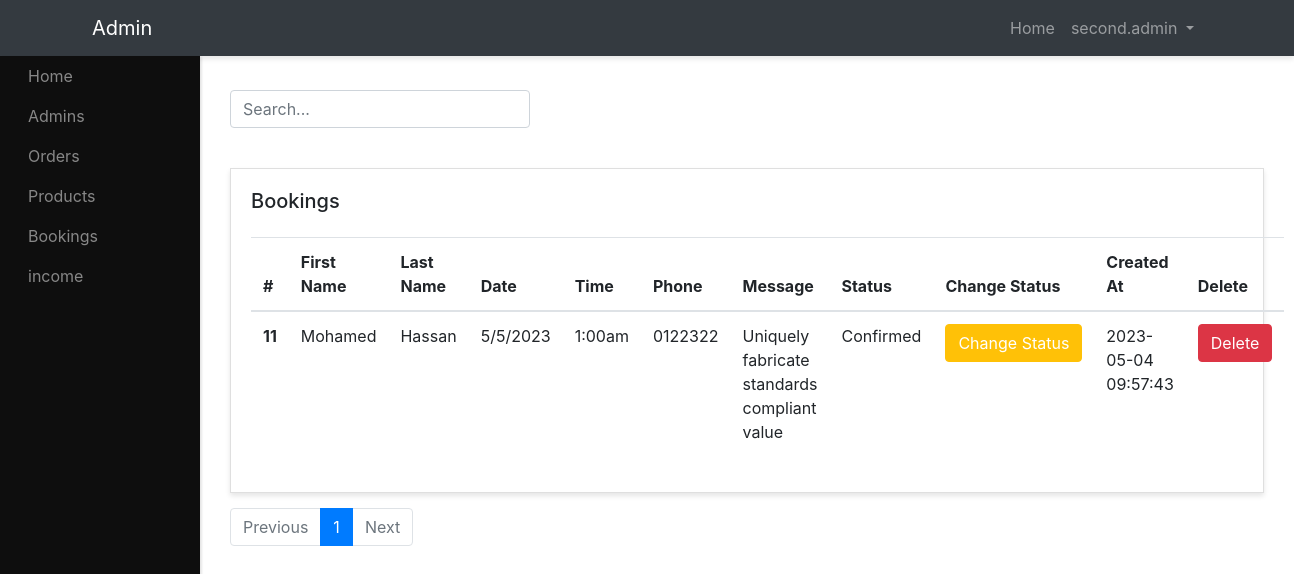
The app's page /admin-panel/bookings-admins/show-bookings.php (signed in) with its own data.
### tables this page shows
CREATE TABLE `bookings` (
  `id` int(10) NOT NULL,
  `first_name` varchar(200) NOT NULL,
  `last_name` varchar(200) NOT NULL,
  `date` varchar(200) NOT NULL,
  `time` varchar(200) NOT NULL,
  `phone` varchar(100) NOT NULL,
  `message` text NOT NULL,
  `status` varchar(200) NOT NULL DEFAULT 'Pending',
  `user_id` int(7) NOT NULL,
  `created_at` timestamp NOT NULL DEFAULT current_timestamp()
);

### admin-panel/bookings-admins/show-bookings.php (the view, shortened to what this page needs)
<?php require "../layouts/header.php"; ?>
<?php require "../../config/config.php"; ?>
<?php
  $page = isset($_GET['page']) ? (int)$_GET['page'] : 1;
  $perPage = 10;
  $offset = ($page - 1) * $perPage;
  $searchTerm = isset($_GET['search']) ? $_GET['search'] : '';
  $query = "SELECT * FROM bookings WHERE
            first_name LIKE :search OR
            last_name LIKE :search OR
            date LIKE :search OR
            time LIKE :search OR
            phone LIKE :search OR
            status LIKE :search";
  $query .= " LIMIT :limit OFFSET :offset";
  $stmt = $conn->prepare($query);
  $stmt->bindValue(':search', "%$searchTerm%");
  $stmt->bindValue(':limit', $perPage, PDO::PARAM_INT);
  $stmt->bindValue(':offset', $offset, PDO::PARAM_INT);
  $stmt->execute();
  $bookings = $stmt->fetchAll(PDO::FETCH_OBJ);
  $countQuery = "SELECT COUNT(*) FROM bookings WHERE
                 first_name LIKE :search OR
                 last_name LIKE :search OR
                 date LIKE :search OR
                 time LIKE :search OR
                 phone LIKE :search OR
                 status LIKE :search";
  $countStmt = $conn->prepare($countQuery);
  $countStmt->bindValue(':search', "%$searchTerm%");
  $countStmt->execute();
  $totalBookings = $countStmt->fetchColumn();
  $totalPages = ceil($totalBookings / $perPage);
?>
<div class="row mb-4">
  <div class="col-md-6">
    <form action="" method="GET">
      <div class="form-group">
        <input style="width: 300px;" type="text" name="search" class="form-control" placeholder="Search..." value="<?php echo $searchTerm; ?>">
      </div>
    </form>
  </div>
</div>
<div class="row">
  <div class="col">
    <div class="card">
      <div class="card-body">
        <h5 class="card-title mb-4">Bookings</h5>
        <table class="table">
          <thead>
            <tr>
              <th scope="col">#</th>
              <th scope="col">First Name</th>
              <th scope="col">Last Name</th>
              <th scope="col">Date</th>
              <th scope="col">Time</th>
              <th scope="col">Phone</th>
              <th scope="col">Message</th>
              <th scope="col">Status</th>
              <th scope="col">Change Status</th>
              <th scope="col">Created At</th>
              <th scope="col">Delete</th>
            </tr>
          </thead>
          <tbody>
            <?php foreach($bookings as $booking) : ?>
            <tr>
              <th scope="row"><?php echo $booking->id; ?></th>
              <td><?php echo $booking->first_name; ?></td>
              <td><?php echo $booking->last_name; ?></td>
              <td><?php echo $booking->date; ?> </td>
              <td><?php echo $booking->time; ?></td>
              <td><?php echo $booking->phone; ?></td>
              <td><?php echo $booking->message; ?></td>
              <td><?php echo $booking->status; ?></td>
              <td><a href="change-status.php?id=<?php echo $booking->id; ?>" class="btn btn-warning text-white">Change Status</a></td>
              <td><?php echo $booking->created_at; ?></td>
              <td><a href="delete-bookings.php?id=<?php echo $booking->id; ?>" class="btn btn-danger">Delete</a></td>
            </tr>
            <?php endforeach; ?>
          </tbody>
        </table>
      </div>
    </div>
  </div>
</div>
<div class="row">
  <div class="col text-center">
    <nav aria-label="Page navigation">
      <ul class="pagination">
        <li class="page-item <?php echo ($page <= 1) ? 'disabled' : ''; ?>">
          <a class="page-link" href="?page=<?php echo $page - 1; ?>&search=<?php echo $searchTerm; ?>">Previous</a>
        </li>
        <?php for ($i = 1; $i <= $totalPages; $i++) : ?>
          <li class="page-item <?php echo ($i == $page) ? 'active' : ''; ?>"><a class="page-link" href="?page=<?php echo $i; ?>&search=<?php echo $searchTerm; ?>"><?php echo $i; ?></a></li>
        <?php endfor; ?>
        <li class="page-item <?php echo ($page >= $totalPages) ? 'disabled' : ''; ?>">
          <a class="page-link" href="?page=<?php echo $page + 1; ?>&search=<?php echo $searchTerm; ?>">Next</a>
        </li>
      </ul>
    </nav>
  </div>
</div>
<?php require "../layouts/footer.php"; ?>

### admin-panel/styles/style.css (style rules this page uses)
.card { margin-bottom: 15px; border-radius:0; box-shadow: 0 3px 5px rgba(0,0,0,.1); }

### records on screen
bookings: id "11", first_name "Mohamed", last_name "Hassan", date "5/5/2023", time "1:00am", phone "0122322", message "Uniquely fabricate standards compliant value", status "Confirmed", created_at "2023-05-04 09:57:43"

### other values on screen
$_SESSION['admin_name'] "second.admin"
